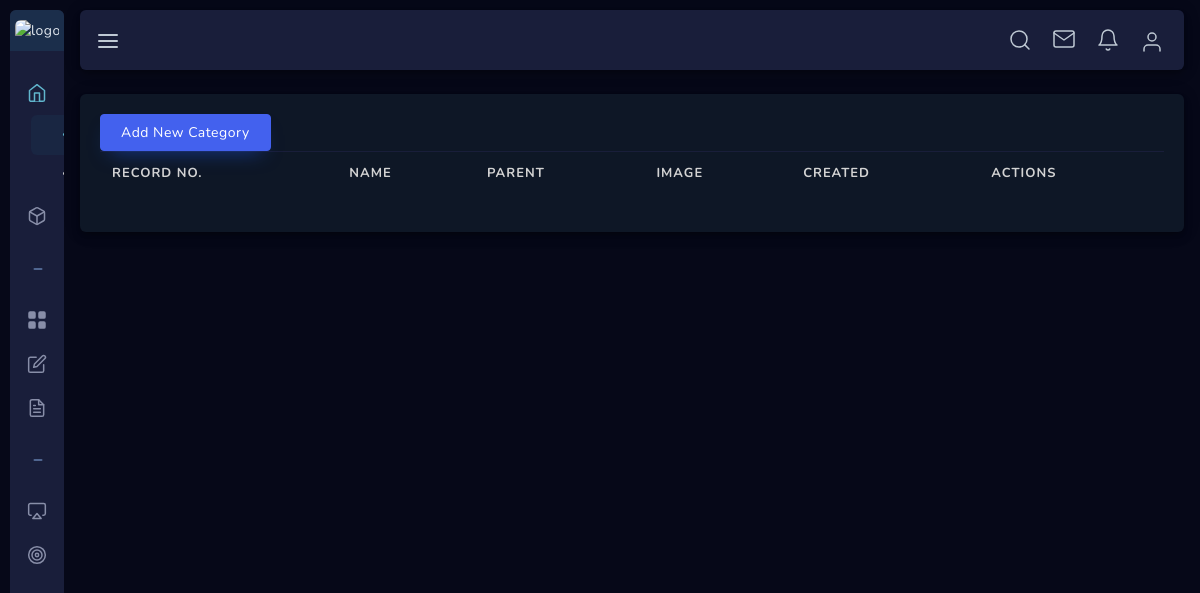
The page /dashboard/categories/ on the database as committed earlier.
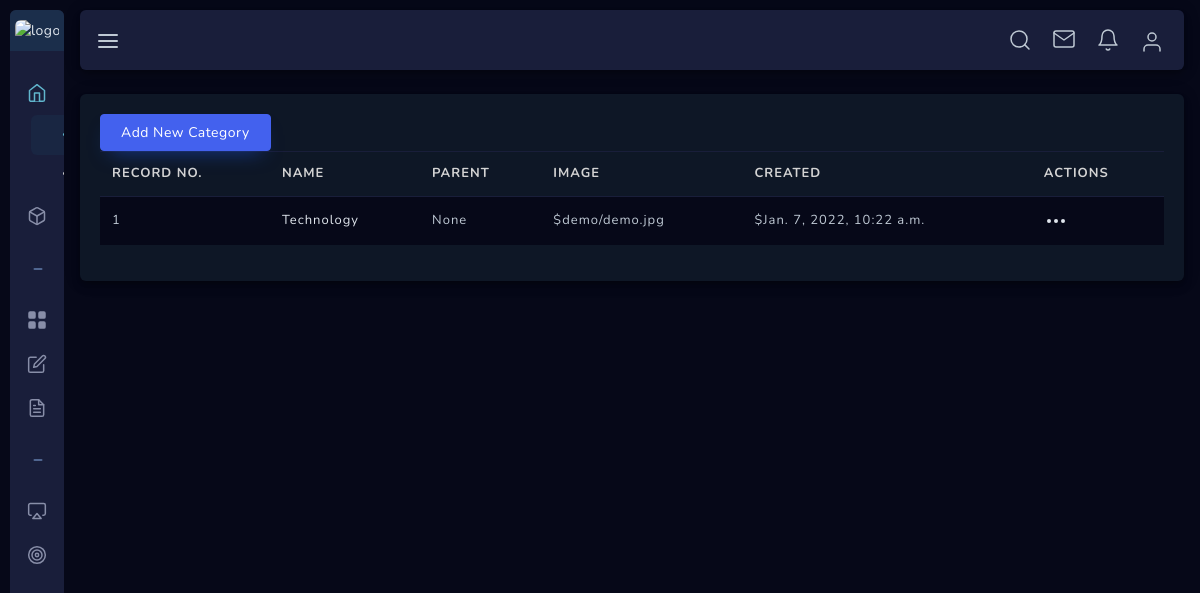
The same page on the database as committed later.
### store/models.py (models this page shows, shortened)
class Category(models.Model):
    name = models.CharField(max_length=50, blank=False, null=False)
    image = models.ImageField(upload_to='category', default='demo/demo.jpg', blank=True, null=True)
    parent = models.ForeignKey('self', related_name='children', on_delete=models.CASCADE, blank=True, null=True)
    created = models.DateTimeField(auto_now_add=True)
    class Meta:
        ordering = ['-created', ]
        verbose_name_plural = 'Categories'

### dashboard/views.py (the view)
# urls.py: path('categories/', views.CategoryListView.as_view(), name='category'),
class CategoryListView(ListView):
    model = Category
    template_name = 'dashboard/category_list.html'
    context_object_name = 'categories'

### notification/templatetags/notification.py (called while the page is built)
@register.filter
def notifications(user):
    if user.is_authenticated:
        user_obj = UserObj.objects.get(user=user)
        notification = Notification.objects.filter(userobj=user_obj, is_read=False).order_by('-id')
        if notification.exists():
            return notification
        else:
            return None
    else:
        return None

### templates/dashboard/category_list.html (shortened to what this page needs)
{% extends 'dashboard/base.html' %}
{% block body %}
    <div class="main-container sidebar-closed sbar-open" id="container">
        {% include 'dashboard/sidebar.html' %}
        <div id="content" class="main-content">
            <div class="layout-px-spacing">
                <div class="row" id="cancel-row">
                    <div class="col-xl-12 col-lg-12 col-sm-12 layout-top-spacing layout-spacing">
                        <div class="widget-content widget-content-area br-6">
                            <a class="btn btn-primary" href={% url 'dashboard:add_new_category' %}>Add New Category</a>
                            <table id="invoice-list" class="table table-hover" style="width:100%">
                                <thead>
                                    <tr>
                                        <th class="checkbox-column"> Record no. </th>
                                        <th>Name</th>
                                        <th>Parent</th>
                                        <th>Image</th>
                                        <th>Created</th>
                                        <th>Actions</th>
                                    </tr>
                                </thead>
                                <tbody>
                                {% for category in categories %}
                                    <tr>
                                        <td class="checkbox-column"> {{category.id}} </td>
                                        <td>
                                            <div class="d-flex">
                                                <p class="align-self-center mb-0 user-name"> {{category.name}} </p>
                                            </div>
                                        </td>
                                        <td><span class="inv-email"> {{category.parent}}</span></td>
                                        <td><span class="inv-date"> ${{category.image}} </span></td>
                                        <td><span class="inv-amount">${{category.created}}</span></td>
                                        <td>
                                            <div class="dropdown">
                                                <a class="dropdown-toggle" href="#" role="button" id="dropdownMenuLink2" data-toggle="dropdown" aria-haspopup="true" aria-expanded="true">
                                                </a>
                                            </div>
                                        </td>
                                    </tr>
                                {% endfor %}
                                </tbody>
                            </table>
                        </div>
                    </div>
                </div>
            </div>
        </div>
    </div>
{% endblock body %}

Rows that differ between the two databases and show on the page:
added Category: id "1", name "Technology", parent "None", image "demo/demo.jpg", created "Jan. 7, 2022, 10:22 a.m."
